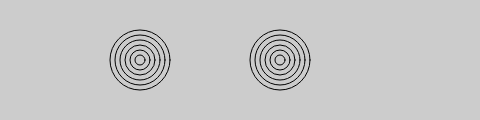
Frame 1 (no input)
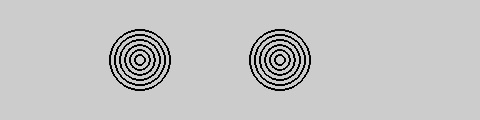
Frame 60 (no input)
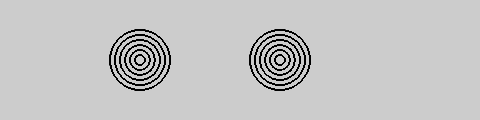
Frame 120 (the mouse pressed at the canvas centre since frame 60)

The p5.js sketch that drew these frames (run headless with seeded random() and noise() and a simulated clock; from frame 60 on, the mouse is pressed at the canvas centre):

// p5.js sketch
// ── sketch.js
var x = 140;
var y = 60;
var d = 10;
var s = 280;

function setup() {
  createCanvas(480, 120);
  background(204);
  noFill();
}

function draw() {
  ellipse (x, y, d, d);
  ellipse (x, y, 2*d, 2*d);
  ellipse (x, y, 3*d, 3*d);
  ellipse (x, y, 4*d, 4*d);
  ellipse (x, y, 5*d, 5*d);
  ellipse (x, y, 6*d, 6*d);
  ellipse (s, y, d, d);
  ellipse (s, y, 2*d, 2*d);
  ellipse (s, y, 3*d, 3*d);
  ellipse (s, y, 4*d, 4*d);
  ellipse (s, y, 5*d, 5*d);
  ellipse (s, y, 6*d, 6*d);
// circles


}
